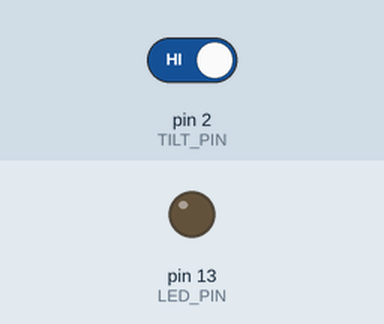
Simulated run of this sketch. Board: Arduino Uno, built with avr-gcc and run on an emulated ATmega328P. Parts: output pins drawn as LEDs (lit = HIGH). Inputs (shaded band) come from the test bench; at power-on: pin 2 (TILT_PIN) HIGH.

Above: at 1.2 s.
1.3 s: pin 2 (TILT_PIN) driven LOW
At 1.7 s:
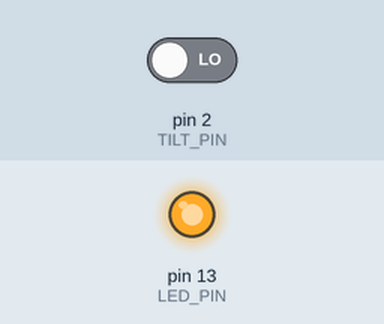
2.8 s: pin 2 (TILT_PIN) driven HIGH
At 4.0 s:
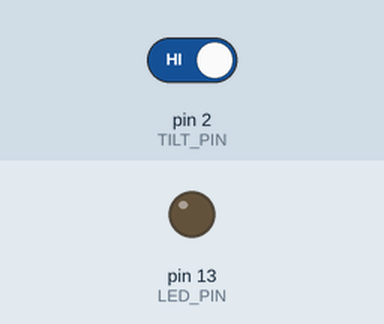
Timing chart, 0 to 5.8 s (numbered marks = the images above; inputs shaded):
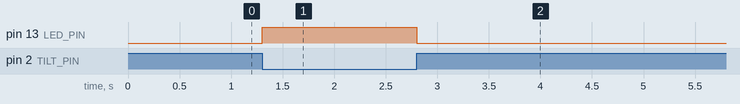

The sketch:

Ball_Switch.ino
```cpp
//www.elegoo.com
//2016.12.08

const int LED_PIN = 13;
const int TILT_PIN = 2;

void setup()
{
  pinMode(LED_PIN, OUTPUT); // initialize the ledPin as an output
  pinMode(TILT_PIN, INPUT);
  digitalWrite(TILT_PIN, HIGH);
}

void loop()
{
  int digitalVal = digitalRead(TILT_PIN);
  if (HIGH == digitalVal)
  {
    digitalWrite(LED_PIN, LOW); // turn the led off
  }
  else
  {
    digitalWrite(LED_PIN, HIGH); // turn the led on
  }
}
```

Measured:
- after the input at 1.3 s, pin 13 (LED_PIN): LOW → HIGH at once
- after the input at 2.8 s, pin 13 (LED_PIN): HIGH → LOW at once
